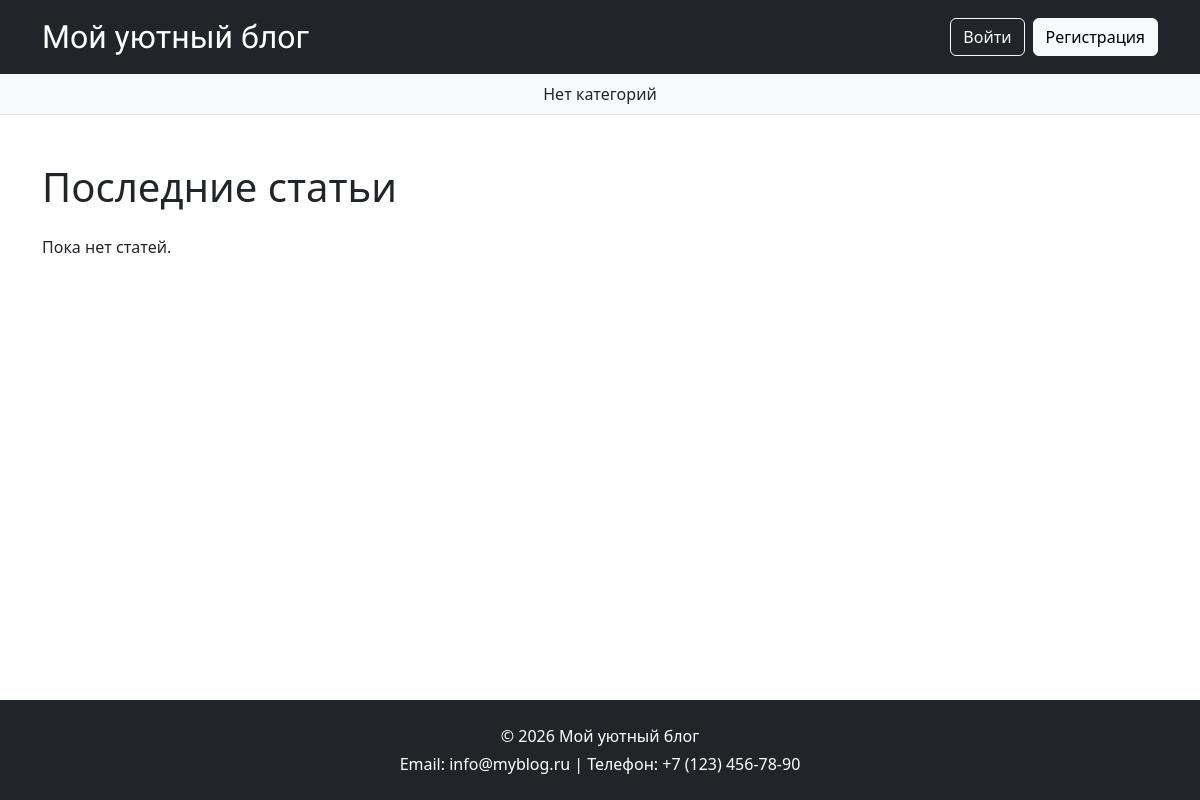
/, run on an earlier commit of the app's database.
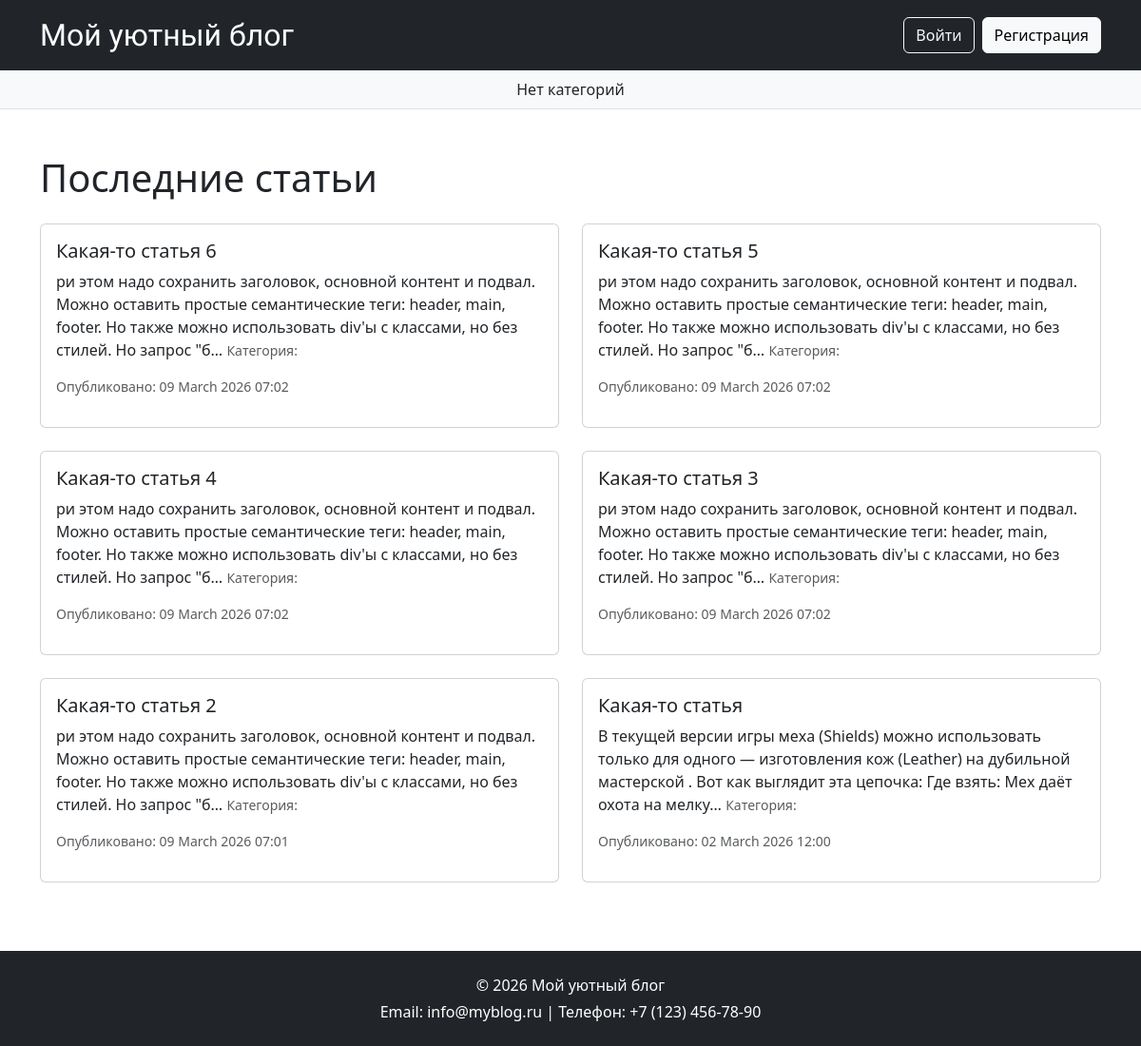
And on a later commit of the database.
### homepage/models.py (models this page shows, shortened)
class Post(models.Model):
    title = models.CharField(max_length=200, verbose_name='Заголовок')
    content = RichTextUploadingField(verbose_name='Содержание')
    main_image = models.ImageField(upload_to='post_main/', blank=True, null=True, verbose_name='Главное изображение')
    published_date = models.DateTimeField(default=timezone.now, verbose_name='Дата публикации')
    total_likes = models.PositiveIntegerField(default=0, verbose_name='Всего лайков')
    total_dislikes = models.PositiveIntegerField(default=0, verbose_name='Всего дизлайков')
    category = models.ForeignKey(Category, on_delete=models.SET_NULL, null=True, blank=True, related_name='posts', verbose_name='Категория')
    class Meta:
        verbose_name = 'Статья'
        verbose_name_plural = 'Статьи'

### homepage/views.py (the view)
# urls.py: path('', views.homepage, name='homepage'),
def homepage(request):
    posts = Post.objects.all().order_by('-published_date')  # все статьи, сортировка от новых к старым
    return render(request, 'homepage/homepage.html', {'posts': posts})

### homepage/context_processors.py (called while the page is built)
def categories(request):
    return {
        'categories': Category.objects.all()
    }

### homepage/templates/homepage/homepage.html (shortened to what this page needs)
{% extends 'base.html' %}
{% block content %}
    <h1 class="mb-4">Последние статьи</h1>
    {% if posts %}
        <div class="row">
            {% for post in posts %}
                <div class="col-md-6 mb-4">
                    <div class="card h-100">
                        <div class="card-body">
                            <h5 class="card-title">
                                <a href="{% url 'post_detail' post.id %}" class="text-decoration-none text-dark">
                                    {{ post.title }}
                                </a>
                            </h5>
                            <p class="card-text">{{ post.content|striptags|truncatechars:200 }}
                                <small class="text-muted">Категория:
                                </small>
                            </p>
                            <p class="text-muted small">Опубликовано: {{ post.published_date|date:"d E Y H:i" }}</p>
                        </div>
                    </div>
                </div>
            {% endfor %}
        </div>
    {% else %}
        <p>Пока нет статей.</p>
    {% endif %}
{% endblock %}

### templates/base.html (shortened to what this page needs)
<!DOCTYPE html>
<html lang="ru">
<head>
    <link href="https://cdn.jsdelivr.net/npm/bootstrap@5.3.3/dist/css/bootstrap.min.css" rel="stylesheet">
</head>
<body class="d-flex flex-column min-vh-100">
    <nav class="navbar navbar-dark bg-dark">
        <div class="container">
            <a class="navbar-brand" href="/">Мой уютный блог</a>
            <div class="d-flex">
                {% if user.is_authenticated %}
                    <span class="text-white me-3">Привет, {{ user.username }}!</span>
                    <a href="{% url 'logout' %}" class="btn btn-outline-light btn-sm">Выйти</a>
                {% else %}
                    <a href="{% url 'login' %}" class="btn btn-outline-light me-2">Войти</a>
                    <a href="{% url 'register' %}" class="btn btn-light">Регистрация</a>
                {% endif %}
            </div>
        </div>
    </nav>
    <div class="bg-light border-bottom">
        <ul class="nav justify-content-around py-2 px-3">
            {% for category in categories %}
                <li class="nav-item">
                    <a class="nav-link category-link {% if request.resolver_match.kwargs.slug == category.slug %}active fw-bold{% endif %}"
                    href="{% url 'category_posts' category.slug %}">
                        {{ category.name }}
                    </a>
                </li>
            {% empty %}
                <li class="nav-item">Нет категорий</li>
            {% endfor %}
        </ul>
    </div>
    <main class="container my-5 flex-grow-1">
        <div class="row">
        <div class="col-12">
            {% block content %}
            {% endblock %}
        </div>
    </div>
    </main>
    <footer class="bg-dark text-white text-center py-4">
        <div class="container">
            <p class="mb-1">© 2026 Мой уютный блог</p>
            <p class="mb-0">Email: info@myblog.ru | Телефон: +7 (123) 456-78-90</p>
        </div>
    </footer>
</body>
</html>

### templates/base.html (style rules this page uses)
.navbar-brand { font-family: 'Great Vibes', cursive; font-size: 2rem; }

What changed in the data, as far as the page shows it:
added Post: title "Какая-то статья 6", content "ри этом надо сохранить заголовок, основной контент и подвал. Можно оставить простые семантические теги: header, main, footer. Но также можно использовать div'ы с классами, но без стилей. Но запрос \"б…", published_date "09 March 2026 07:02"
added Post: title "Какая-то статья 5", content "ри этом надо сохранить заголовок, основной контент и подвал. Можно оставить простые семантические теги: header, main, footer. Но также можно использовать div'ы с классами, но без стилей. Но запрос \"б…", published_date "09 March 2026 07:02"
added Post: title "Какая-то статья 4", content "ри этом надо сохранить заголовок, основной контент и подвал. Можно оставить простые семантические теги: header, main, footer. Но также можно использовать div'ы с классами, но без стилей. Но запрос \"б…", published_date "09 March 2026 07:02"
added Post: title "Какая-то статья 3", content "ри этом надо сохранить заголовок, основной контент и подвал. Можно оставить простые семантические теги: header, main, footer. Но также можно использовать div'ы с классами, но без стилей. Но запрос \"б…", published_date "09 March 2026 07:02"
added Post: title "Какая-то статья 2", content "ри этом надо сохранить заголовок, основной контент и подвал. Можно оставить простые семантические теги: header, main, footer. Но также можно использовать div'ы с классами, но без стилей. Но запрос \"б…", published_date "09 March 2026 07:01"
added Post: title "Какая-то статья", content "В текущей версии игры меха (Shields) можно использовать только для одного — изготовления кож (Leather) на дубильной мастерской . Вот как выглядит эта цепочка: Где взять: Мех даёт охота на мелку…", published_date "02 March 2026 12:00"
Also different on the page:
text no longer shown: "Пока нет статей."
